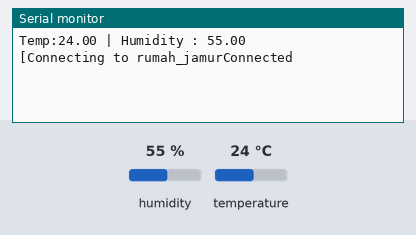
This sketch was run on a simulated ESP8266 (NodeMCU). Shown: the last lines printed to the serial monitor. The inputs (shaded band) are chosen by the test bench; at power-on: humidity 55 %, temperature 24 °C.

Above: at 1.3 s.
1.4 s: humidity set to 22 %
At 1.4 s:
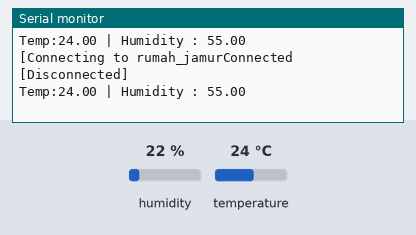
4.6 s: temperature set to 12 °C
At 5.8 s:
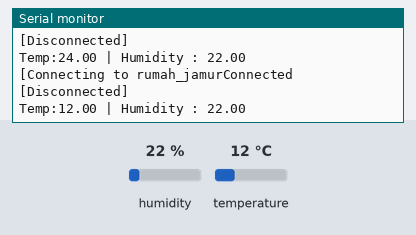
7.8 s: humidity set to 40 %
At 10.3 s:
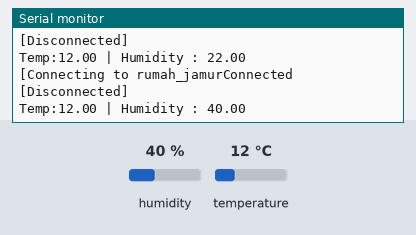
Timing chart, 0 to 11.8 s (numbered marks = the images above; inputs shaded):
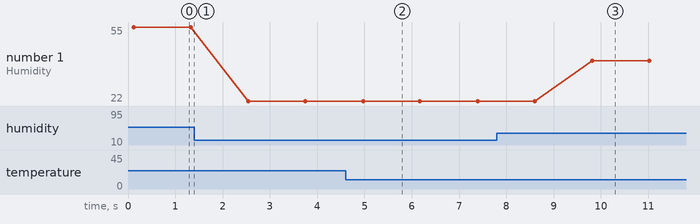

Measured:
- after the input at 4.6 s, the serial monitor: prints a new line after 0.37 s (image 2)
- after the input at 7.8 s, the serial monitor: prints a new line after 2.0 s (image 3)
- plotted number 1: 55 → 22 after the input at 1.4 s, 22 → 40 after the input at 7.8 s

The sketch:

bacasensor.ino
```cpp
#include "DHT.h"
#define DHTTYPE DHT11   // DHT 22  (AM2302), AM2321
#include <ESP8266WiFi.h>
#include <WiFiClient.h>

// DHT Sensor
uint8_t DHTPin = 2;

const char* ssid = "MyHost";
const char* password = "myhostku";
const char* host = "192.168.43.118";
byte mac[6];

WiFiServer server(80);
IPAddress ip(192, 168, 43, 118);
IPAddress gateway(192, 168, 43, 1);
IPAddress subnet(255, 255, 255, 0);

// Initialize DHT sensor.
DHT dht(DHTPin, DHTTYPE);

float Temperature;
float Humidity;

void setup() {
  Serial.begin(9600);
  delay(100);
  pinMode(DHTPin, INPUT);
  dht.begin();
}

void loop() {
  Temperature = dht.readTemperature(); // Gets the values of the temperature
  Humidity = dht.readHumidity(); // Gets the values of the humidity

  Serial.print("Temp:"); Serial.print(Temperature); Serial.print(" | Humidity : "); Serial.println(Humidity);

   delay(1000);

  WiFiClient client;
  Serial.printf("\n[Connecting to rumah_jamur", host);

  if (client.connect(host, 80))
  {
    Serial.println("Connected");
    client.println("GET /iot/uas/index_api.php?temp=");
    client.println("&humadity=");
    client.println("Host: 192.168.43.118");
    client.println("DHT");
    Serial.println("\n[Disconnected]");
  }
  else
  {
    Serial.println("connection failed!]");
    client.stop();
  }

}
```
